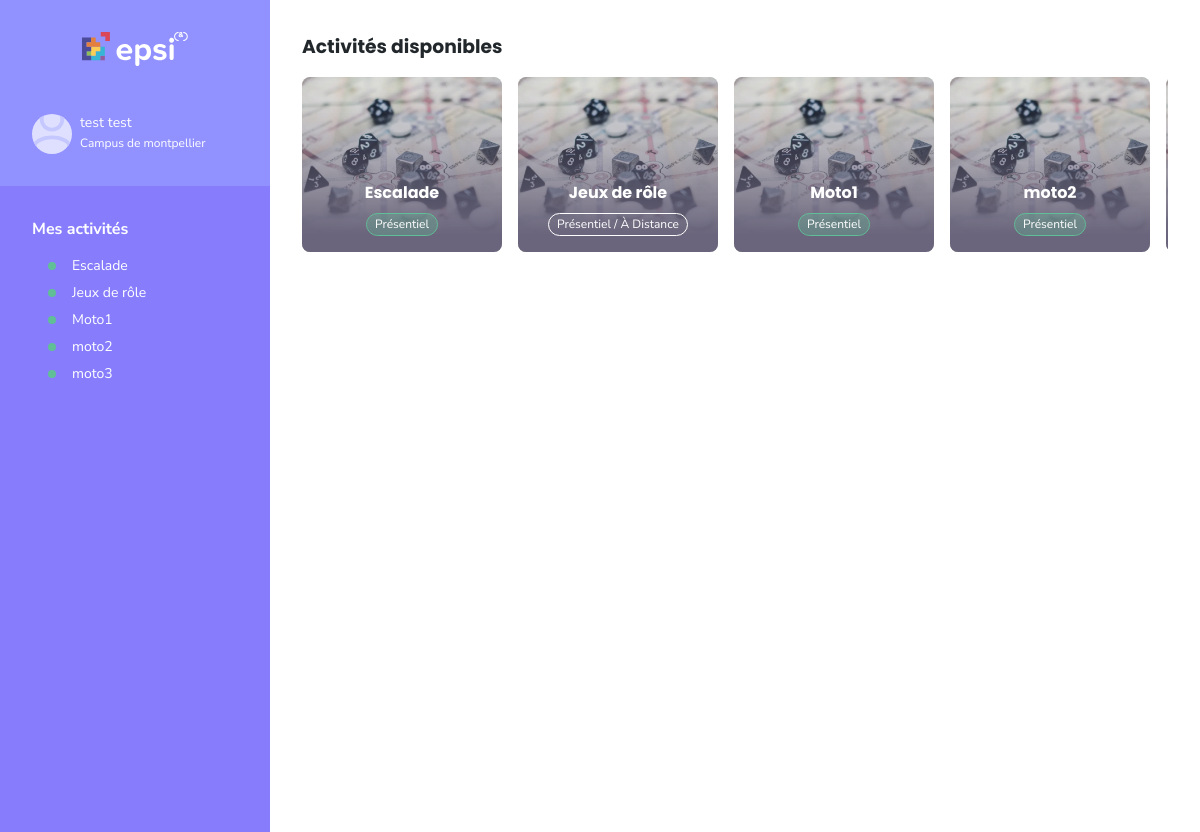
/dashboard (signed in), run on the app's committed database.
### tables this page shows
CREATE TABLE "activity" (
	"id"	INTEGER,
	"nom"	TEXT NOT NULL UNIQUE,
	"type"	TEXT NOT NULL,
	"description"	TEXT NOT NULL UNIQUE,
	PRIMARY KEY("id" AUTOINCREMENT)
);

### app.py (the view)
@app.route('/dashboard')
def dashboard():
    if 'user' not in session:
        return redirect(url_for('login'))
    conn = get_db_connection()
    user_id = session['user']['user_id']  # Assurez-vous que l'ID utilisateur est bien récupéré
    user_activity = conn.execute('''
        SELECT DISTINCT activity.nom
        FROM activity
        JOIN user_activity ON activity.id = user_activity.activity_id
        WHERE user_activity.user_id = ?
    ''', (user_id,)).fetchall()
    activity = conn.execute('SELECT * FROM activity').fetchall()
    user = session['user']
    is_admin = user['is_admin']
    conn.close()
    return render_template('dashboard.html', user=user, activities=activity, user_activity=user_activity, is_admin=is_admin)

### app.py (called while the page is built)
def get_db_connection():
    conn = sqlite3.connect('CampusConnect.db')
    conn.row_factory = sqlite3.Row
    return conn

### templates/dashboard.html (shortened to what this page needs)
<!doctype html>
<html lang="fr">
    <head>
        <link rel="stylesheet" href="{{ url_for('static', filename='css/reset.css') }}" />
        <link rel="stylesheet" href="{{ url_for('static', filename='css/typography.css') }}" />
        <link rel="stylesheet" href="{{ url_for('static', filename='css/variables.css') }}" />
        <link rel="stylesheet" href="{{ url_for('static', filename='css/dashboard.css') }}" />
        <link rel="stylesheet" href="{{ url_for('static', filename='css/form.css') }}" />
    </head>
    <body>
        <header class="header">
            <div class="header-wrapper">
                <picture class="header__logo-container">
                    <img src="../static/images/logo-xs.svg" alt="logo epsi" />
                </picture>
                <div class="header__user-informations">
                    <div class="header__user-informations__heading">
                        <picture class="header__user-informations__heading__image-container">
                            <img src="../static/images/user-placeholder.svg" alt="placeholder" />
                        </picture>
                        <div>
                            <div class="header__user-informations__heading__name">
                                <span class="header__user-informations__heading__name__lastname">{{ user.lastname }}</span>
                                <span class="header__user-informations__heading__name__firstname">{{ user.firstname }}</span>
                            </div>
                            <span class="header__user-informations__heading__campus">Campus de {{ user.campus }}</span>
                        </div>
                    </div>
                    {% if user_activity %}
                    <div class="header__user-informations__body">
                        <div class="header__user-informations__body__activities">
                            <span class="header__user-informations__body__activities__title">
                                <strong>Mes activités</strong>
                            </span>
                            <ul class="header__user-informations__body__activities__list">
                                {% for activity in user_activity %}
                                <li class="header__user-informations__body__activities__list__item">{{ activity['nom'] }}</li>
                                {% endfor %}
                            </ul>
                        </div>
                    </div>
                    {% endif %}
                </div>
            </div>
        </header>
        <main class="main-content">
            <section class="activities">
                <h3>Activités disponibles</h3>
                <div class="activities__container">
                    {% for activity in activities %}
                    <article class="activities__container__card" data-id="{{ activity.id }}" data-id="{{ activity.id}}">
                        <img class="activities__container__card__image" src="../static/images/placeholder.jpg" alt="photo de {{ activity.nom }}">
                        <h4 class="activities__container__card__title">{{ activity.nom }}</h4>
                        <div class="activities__container__card__category">
                            <span class="activities__container__card__category__type {{ activity.type }}">
                                {% if activity.type == "physical" %}
                                Présentiel
                                {% elif activity.type == "remote" %}
                                À Distance
                                {% else %}
                                Présentiel / À Distance
                                {% endif %}
                            </span>
                        </div>
                    </article>
                    {% endfor %}
                </div>
            </section>
        </main>
    </body>
</html>

### static/css/typography.css (style rules this page uses)
body { font-family: Nunito sans, sans-serif, verdana; color: var(--black-color); }
h1, h2, h3, h4, h5, h6 { font-family: Poppins, sans-serif, verdana; }

### static/css/variables.css (style rules this page uses)
:root { --primary-color: #9191ff; --primary-100: #dfe0ff; --primary-200: #C5C7FF; --primary-400: #877dfc; --primary-600: #6741ea; --primary-950: #26194D; --secondary-color: #60bf96; --secondary-600: #1e7d5a; --black-color: #21272a; --white-color: #ffff; --white-accent-color: #FBFBFF; --gray-light: #f2f4f8; --gray-medium: #c1c7cd; --gray-dark: #7F7F7F; --orange: #DE9151; --red: #ED254E; --transition: 250ms; }

### static/css/dashboard.css (style rules this page uses)
body { --sb-track-color: #ffffff; --sb-thumb-color: var(--primary-200); --sb-size: 6px; display: flex; flex-flow: row; }
.header, .header-wrapper { display: flex; flex-flow: column; flex: 0 0 270px; min-height: 100dvh; padding-top: 32px; background-color: var(--primary-color); color: var(--white-color); }
.header-wrapper { flex: auto; padding-top: 0; }
img { width: 100%; height: 100%; object-fit: cover; }
.main-content { display: flex; flex-flow: column; gap: 32px; position: relative; flex: auto; padding: 32px; overflow: hidden; }
.header__logo-container { display: flex; padding-inline: 32px; max-width: 170px; }
.header__user-informations { display: flex; flex-flow: column; height: 100%; padding-top: 48px; gap: 32px; }
.header__user-informations__heading__image-container { display: flex; justify-content: center; align-items: center; flex-shrink: 0; width: 40px; height: 40px; border-radius: 50%; background-color: var(--primary-100); }
.header__user-informations__heading { display: flex; align-items: center; flex-flow: row; gap: 8px; padding-inline: 32px; }
.header__user-informations__heading__image-container { overflow: hidden; }
.header__user-informations__body { display: flex; height: 100%; padding: 32px; background-color: var(--primary-400); }
.header__user-informations__body__activities { display: flex; flex-flow: column; gap: 16px; }
.header__user-informations__body__activities__list { display: flex; flex-flow: column; gap: 8px; padding-left: 16px; }
.header__user-informations__body__activities__list__item { display: flex; align-items: center; gap: 16px; font-size: 14px; cursor: pointer; }
.header__user-informations__body__activities__list__item:before { content: ""; display: flex; width: 8px; height: 8px; border-radius: 50%; background-color: var(--secondary-color); }
.header__user-informations__heading__name { display: flex; flex-flow: row; gap: 4px; color: #fff; font-size: 14px; line-height: 1.1; }
.header__user-informations__heading__campus { color: white; font-size: 12px; line-height: 1.1; }
section.activities { display: flex; flex-flow: column; gap: 16px; }
.activities__container { display: flex; flex-flow: row; gap: 16px; overflow: scroll; scroll-snap-type: x mandatory; }
.activities__container__card { display: flex; position: relative; flex-flow: column; justify-content: flex-end; align-items: center; flex-shrink: 0; gap: 8px; width: 200px; height: 175px; padding: 16px; color: var(--white-color); border-radius: 8px; overflow: hidden; scroll-snap-align: start; }
.activities__container__card:not(.card--adding) { cursor: pointer; }
.activities__container__card:not(.card--adding)::before { content: ""; position: absolute; z-index: 1; top: 0; left: 0; width: 100%; height: 100%; background: linear-gradient(180deg, rgba(106,101,124,0) 0%, rgba(106,101,124,1) 90%); pointer-events: none; }
.activities__container__card__title, .activities__container__card__category { z-index: 2; }
.activities__container__card__image { position: absolute; z-index: -1; top: 0; left: 0; width: 100%; height: 100%; object-fit: cover; }
.activities__container__card__category__type { display: inline-flex; position: relative; justify-content: center; align-items: center; padding: 4px 8px; font-size: 12px; line-height: 1.1; border: 1px solid; border-radius: 16px; overflow: hidden; }
.activities__container__card__category__type::before { content: ""; display: flex; position: absolute; z-index: -1; top: 0; left: 0; width: 100%; height: 100%; opacity: 0.3; }
.activities__container__card__category__type.physical { border-color: var(--secondary-color); }
.activities__container__card__category__type.physical:before { background-color: var(--secondary-color); }
.activities__container__card__category { display: flex; flex-flow: row; justify-content: center; align-items: center; gap: 8px; }
@media (min-width: 769px) { .header__logo-container { margin-inline: auto; } }

### data on the page
activity: nom "Escalade", type "Présentiel"
activity: nom "Jeux de rôle", type "Présentiel / À Distance"
activity: nom "Moto1", type "Présentiel"
activity: nom "moto2", type "Présentiel"

### other printed values
{{ user.lastname }} "test"
{{ user.firstname }} "test"
{{ user.campus }} "montpellier"
{{ activity['nom'] }} "Escalade" "Jeux de rôle" "Moto1" "moto2" "moto3"
